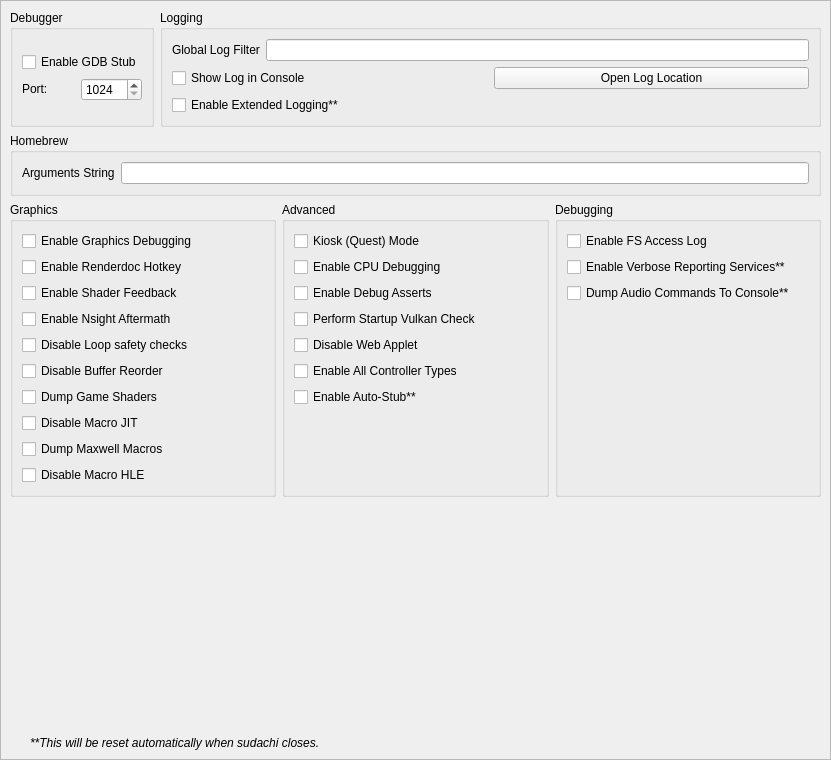
<?xml version="1.0" encoding="UTF-8"?>
<ui version="4.0">
 <class>ConfigureDebug</class>
 <widget class="QScrollArea" name="ConfigureDebug">
  <property name="geometry">
   <rect>
    <x>0</x>
    <y>0</y>
    <width>831</width>
    <height>760</height>
   </rect>
  </property>
  <property name="widgetResizable">
   <bool>true</bool>
  </property>
  <widget class="QWidget" name="widget">
   <property name="geometry">
    <rect>
     <x>0</x>
     <y>0</y>
     <width>842</width>
     <height>741</height>
    </rect>
   </property>
   <layout class="QVBoxLayout" name="verticalLayout_1">
    <item>
     <layout class="QHBoxLayout" name="horizontalLayout">
      <property name="topMargin">
       <number>0</number>
      </property>
      <item>
       <widget class="QGroupBox" name="groupBox">
        <property name="sizePolicy">
         <sizepolicy hsizetype="Preferred" vsizetype="Preferred">
          <horstretch>0</horstretch>
          <verstretch>0</verstretch>
         </sizepolicy>
        </property>
        <property name="title">
         <string>Debugger</string>
        </property>
        <property name="alignment">
         <set>Qt::AlignLeading|Qt::AlignLeft|Qt::AlignTop</set>
        </property>
        <property name="flat">
         <bool>false</bool>
        </property>
        <property name="checkable">
         <bool>false</bool>
        </property>
        <layout class="QVBoxLayout" name="verticalLayout_3">
         <item>
          <widget class="QWidget" name="debug_widget" native="true">
           <property name="sizePolicy">
            <sizepolicy hsizetype="Preferred" vsizetype="Maximum">
             <horstretch>0</horstretch>
             <verstretch>0</verstretch>
            </sizepolicy>
           </property>
           <layout class="QVBoxLayout" name="verticalLayout">
            <property name="sizeConstraint">
             <enum>QLayout::SetDefaultConstraint</enum>
            </property>
            <property name="leftMargin">
             <number>0</number>
            </property>
            <property name="topMargin">
             <number>0</number>
            </property>
            <property name="rightMargin">
             <number>0</number>
            </property>
            <property name="bottomMargin">
             <number>0</number>
            </property>
            <item>
             <widget class="QCheckBox" name="toggle_gdbstub">
              <property name="sizePolicy">
               <sizepolicy hsizetype="Maximum" vsizetype="Maximum">
                <horstretch>0</horstretch>
                <verstretch>0</verstretch>
               </sizepolicy>
              </property>
              <property name="text">
               <string>Enable GDB Stub</string>
              </property>
             </widget>
            </item>
            <item>
             <widget class="QWidget" name="horizontalWidget_3" native="true">
              <property name="sizePolicy">
               <sizepolicy hsizetype="Preferred" vsizetype="Maximum">
                <horstretch>0</horstretch>
                <verstretch>0</verstretch>
               </sizepolicy>
              </property>
              <layout class="QHBoxLayout" name="horizontalLayout_3">
               <property name="leftMargin">
                <number>0</number>
               </property>
               <property name="topMargin">
                <number>0</number>
               </property>
               <property name="rightMargin">
                <number>0</number>
               </property>
               <property name="bottomMargin">
                <number>0</number>
               </property>
               <item>
                <widget class="QLabel" name="label_11">
                 <property name="sizePolicy">
                  <sizepolicy hsizetype="Minimum" vsizetype="Maximum">
                   <horstretch>0</horstretch>
                   <verstretch>0</verstretch>
                  </sizepolicy>
                 </property>
                 <property name="text">
                  <string>Port:</string>
                 </property>
                </widget>
               </item>
               <item>
                <widget class="QSpinBox" name="gdbport_spinbox">
                 <property name="sizePolicy">
                  <sizepolicy hsizetype="Preferred" vsizetype="Maximum">
                   <horstretch>0</horstretch>
                   <verstretch>0</verstretch>
                  </sizepolicy>
                 </property>
                 <property name="minimum">
                  <number>1024</number>
                 </property>
                 <property name="maximum">
                  <number>65535</number>
                 </property>
                </widget>
               </item>
              </layout>
             </widget>
            </item>
           </layout>
          </widget>
         </item>
        </layout>
       </widget>
      </item>
      <item>
       <widget class="QGroupBox" name="groupBox_2">
        <property name="sizePolicy">
         <sizepolicy hsizetype="Expanding" vsizetype="Preferred">
          <horstretch>0</horstretch>
          <verstretch>0</verstretch>
         </sizepolicy>
        </property>
        <property name="title">
         <string>Logging</string>
        </property>
        <layout class="QGridLayout" name="gridLayout_1">
         <item row="1" column="1">
          <widget class="QPushButton" name="open_log_button">
           <property name="text">
            <string>Open Log Location</string>
           </property>
          </widget>
         </item>
         <item row="0" column="0" colspan="2">
          <widget class="QWidget" name="logging_widget" native="true">
           <property name="sizePolicy">
            <sizepolicy hsizetype="Preferred" vsizetype="Maximum">
             <horstretch>0</horstretch>
             <verstretch>0</verstretch>
            </sizepolicy>
           </property>
           <layout class="QHBoxLayout" name="horizontalLayout_1">
            <property name="leftMargin">
             <number>0</number>
            </property>
            <property name="topMargin">
             <number>0</number>
            </property>
            <property name="rightMargin">
             <number>0</number>
            </property>
            <property name="bottomMargin">
             <number>0</number>
            </property>
            <item>
             <widget class="QLabel" name="label_1">
              <property name="sizePolicy">
               <sizepolicy hsizetype="Preferred" vsizetype="Preferred">
                <horstretch>0</horstretch>
                <verstretch>0</verstretch>
               </sizepolicy>
              </property>
              <property name="text">
               <string>Global Log Filter</string>
              </property>
             </widget>
            </item>
            <item>
             <widget class="QLineEdit" name="log_filter_edit"/>
            </item>
           </layout>
          </widget>
         </item>
         <item row="2" column="0">
          <widget class="QCheckBox" name="extended_logging">
           <property name="enabled">
            <bool>true</bool>
           </property>
           <property name="toolTip">
            <string>When checked, the max size of the log increases from 100 MB to 1 GB</string>
           </property>
           <property name="text">
            <string>Enable Extended Logging**</string>
           </property>
          </widget>
         </item>
         <item row="1" column="0">
          <widget class="QCheckBox" name="toggle_console">
           <property name="text">
            <string>Show Log in Console</string>
           </property>
          </widget>
         </item>
        </layout>
       </widget>
      </item>
     </layout>
    </item>
    <item>
     <widget class="QGroupBox" name="groupBox_3">
      <property name="title">
       <string>Homebrew</string>
      </property>
      <layout class="QVBoxLayout" name="verticalLayout_5">
       <item>
        <layout class="QHBoxLayout" name="horizontalLayout_4">
         <item>
          <widget class="QLabel" name="label_3">
           <property name="text">
            <string>Arguments String</string>
           </property>
          </widget>
         </item>
         <item>
          <widget class="QLineEdit" name="homebrew_args_edit"/>
         </item>
        </layout>
       </item>
      </layout>
     </widget>
    </item>
    <item>
     <layout class="QHBoxLayout" name="horizontalLayout_2">
      <item>
       <widget class="QGroupBox" name="groupBox_4">
        <property name="title">
         <string>Graphics</string>
        </property>
        <layout class="QGridLayout" name="gridLayout_2">
         <item row="4" column="0">
          <widget class="QCheckBox" name="disable_loop_safety_checks">
           <property name="toolTip">
            <string>When checked, it executes shaders without loop logic changes</string>
           </property>
           <property name="text">
            <string>Disable Loop safety checks</string>
           </property>
          </widget>
         </item>
         <item row="8" column="0">
          <widget class="QCheckBox" name="dump_macros">
           <property name="enabled">
            <bool>true</bool>
           </property>
           <property name="toolTip">
            <string>When checked, it will dump all the macro programs of the GPU</string>
           </property>
           <property name="text">
            <string>Dump Maxwell Macros</string>
           </property>
          </widget>
         </item>
         <item row="3" column="0">
          <widget class="QCheckBox" name="enable_nsight_aftermath">
           <property name="toolTip">
            <string>When checked, it enables Nsight Aftermath crash dumps</string>
           </property>
           <property name="text">
            <string>Enable Nsight Aftermath</string>
           </property>
          </widget>
         </item>
         <item row="6" column="0">
          <widget class="QCheckBox" name="dump_shaders">
           <property name="enabled">
            <bool>true</bool>
           </property>
           <property name="toolTip">
            <string>When checked, it will dump all the original assembler shaders from the disk shader cache or game as found</string>
           </property>
           <property name="text">
            <string>Dump Game Shaders</string>
           </property>
          </widget>
         </item>
         <item row="1" column="0">
          <widget class="QCheckBox" name="enable_renderdoc_hotkey">
           <property name="text">
            <string>Enable Renderdoc Hotkey</string>
           </property>
          </widget>
         </item>
         <item row="7" column="0">
          <widget class="QCheckBox" name="disable_macro_jit">
           <property name="enabled">
            <bool>true</bool>
           </property>
           <property name="toolTip">
            <string>When checked, it disables the macro Just In Time compiler. Enabling this makes games run slower</string>
           </property>
           <property name="text">
            <string>Disable Macro JIT</string>
           </property>
          </widget>
         </item>
         <item row="9" column="0">
          <widget class="QCheckBox" name="disable_macro_hle">
           <property name="enabled">
            <bool>true</bool>
           </property>
           <property name="toolTip">
            <string>When checked, it disables the macro HLE functions. Enabling this makes games run slower</string>
           </property>
           <property name="text">
            <string>Disable Macro HLE</string>
           </property>
          </widget>
         </item>
         <item row="0" column="0">
          <widget class="QCheckBox" name="enable_graphics_debugging">
           <property name="enabled">
            <bool>true</bool>
           </property>
           <property name="toolTip">
            <string>When checked, the graphics API enters a slower debugging mode</string>
           </property>
           <property name="text">
            <string>Enable Graphics Debugging</string>
           </property>
          </widget>
         </item>
         <item row="10" column="0">
          <spacer name="verticalSpacer_5">
           <property name="orientation">
            <enum>Qt::Vertical</enum>
           </property>
           <property name="sizeType">
            <enum>QSizePolicy::Preferred</enum>
           </property>
           <property name="sizeHint" stdset="0">
            <size>
             <width>20</width>
             <height>0</height>
            </size>
           </property>
          </spacer>
         </item>
         <item row="2" column="0">
          <widget class="QCheckBox" name="enable_shader_feedback">
           <property name="toolTip">
            <string>When checked, sudachi will log statistics about the compiled pipeline cache</string>
           </property>
           <property name="text">
            <string>Enable Shader Feedback</string>
           </property>
          </widget>
         </item>
         <item row="5" column="0">
          <widget class="QCheckBox" name="disable_buffer_reorder">
           <property name="toolTip">
            <string>&lt;html&gt;&lt;head/&gt;&lt;body&gt;&lt;p&gt;When checked, disables reordering of mapped memory uploads which allows to associate uploads with specific draws. May reduce performance in some cases.&lt;/p&gt;&lt;/body&gt;&lt;/html&gt;</string>
           </property>
           <property name="text">
            <string>Disable Buffer Reorder</string>
           </property>
          </widget>
         </item>
        </layout>
       </widget>
      </item>
      <item>
       <widget class="QGroupBox" name="groupBox_6">
        <property name="title">
         <string>Advanced</string>
        </property>
        <layout class="QGridLayout" name="gridLayout_4">
         <item row="3" column="0">
          <widget class="QCheckBox" name="perform_vulkan_check">
           <property name="toolTip">
            <string>Enables sudachi to check for a working Vulkan environment when the program starts up. Disable this if this is causing issues with external programs seeing sudachi.</string>
           </property>
           <property name="text">
            <string>Perform Startup Vulkan Check</string>
           </property>
          </widget>
         </item>
         <item row="4" column="0">
          <widget class="QCheckBox" name="disable_web_applet">
           <property name="text">
            <string>Disable Web Applet</string>
           </property>
          </widget>
         </item>
         <item row="5" column="0">
          <widget class="QCheckBox" name="enable_all_controllers">
           <property name="text">
            <string>Enable All Controller Types</string>
           </property>
          </widget>
         </item>
         <item row="6" column="0">
          <widget class="QCheckBox" name="use_auto_stub">
           <property name="text">
            <string>Enable Auto-Stub**</string>
           </property>
          </widget>
         </item>
         <item row="0" column="0">
          <widget class="QCheckBox" name="quest_flag">
           <property name="text">
            <string>Kiosk (Quest) Mode</string>
           </property>
          </widget>
         </item>
         <item row="1" column="0">
          <widget class="QCheckBox" name="enable_cpu_debugging">
           <property name="text">
            <string>Enable CPU Debugging</string>
           </property>
          </widget>
         </item>
         <item row="2" column="0">
          <widget class="QCheckBox" name="use_debug_asserts">
           <property name="text">
            <string>Enable Debug Asserts</string>
           </property>
          </widget>
         </item>
         <item row="7" column="0">
          <spacer name="verticalSpacer_4">
           <property name="orientation">
            <enum>Qt::Vertical</enum>
           </property>
           <property name="sizeType">
            <enum>QSizePolicy::Expanding</enum>
           </property>
           <property name="sizeHint" stdset="0">
            <size>
             <width>20</width>
             <height>0</height>
            </size>
           </property>
          </spacer>
         </item>
        </layout>
       </widget>
      </item>
      <item>
       <widget class="QGroupBox" name="groupBox_5">
        <property name="title">
         <string>Debugging</string>
        </property>
        <layout class="QGridLayout" name="gridLayout_3">
         <item row="0" column="0">
          <widget class="QCheckBox" name="fs_access_log">
           <property name="text">
            <string>Enable FS Access Log</string>
           </property>
          </widget>
         </item>
         <item row="3" column="0">
          <widget class="QCheckBox" name="dump_audio_commands">
           <property name="toolTip">
            <string>Enable this to output the latest generated audio command list to the console. Only affects games using the audio renderer.</string>
           </property>
           <property name="text">
            <string>Dump Audio Commands To Console**</string>
           </property>
          </widget>
         </item>
         <item row="2" column="0">
          <widget class="QCheckBox" name="reporting_services">
           <property name="text">
            <string>Enable Verbose Reporting Services**</string>
           </property>
          </widget>
         </item>
         <item row="5" column="0">
          <spacer name="verticalSpacer_3">
           <property name="orientation">
            <enum>Qt::Vertical</enum>
           </property>
           <property name="sizeType">
            <enum>QSizePolicy::Expanding</enum>
           </property>
           <property name="sizeHint" stdset="0">
            <size>
             <width>20</width>
             <height>0</height>
            </size>
           </property>
          </spacer>
         </item>
        </layout>
       </widget>
      </item>
     </layout>
    </item>
    <item>
     <spacer name="verticalSpacer">
      <property name="orientation">
       <enum>Qt::Vertical</enum>
      </property>
      <property name="sizeHint" stdset="0">
       <size>
        <width>20</width>
        <height>0</height>
       </size>
      </property>
     </spacer>
    </item>
    <item>
     <widget class="QLabel" name="label_5">
      <property name="sizePolicy">
       <sizepolicy hsizetype="Expanding" vsizetype="Preferred">
        <horstretch>0</horstretch>
        <verstretch>0</verstretch>
       </sizepolicy>
      </property>
      <property name="font">
       <font>
        <italic>true</italic>
       </font>
      </property>
      <property name="text">
       <string>**This will be reset automatically when sudachi closes.</string>
      </property>
      <property name="indent">
       <number>20</number>
      </property>
     </widget>
    </item>
   </layout>
  </widget>
 </widget>
 <tabstops>
  <tabstop>log_filter_edit</tabstop>
  <tabstop>toggle_console</tabstop>
  <tabstop>extended_logging</tabstop>
  <tabstop>open_log_button</tabstop>
  <tabstop>homebrew_args_edit</tabstop>
  <tabstop>enable_graphics_debugging</tabstop>
  <tabstop>enable_shader_feedback</tabstop>
  <tabstop>enable_nsight_aftermath</tabstop>
  <tabstop>fs_access_log</tabstop>
  <tabstop>reporting_services</tabstop>
  <tabstop>quest_flag</tabstop>
  <tabstop>enable_cpu_debugging</tabstop>
  <tabstop>use_debug_asserts</tabstop>
 </tabstops>
 <resources/>
 <connections/>
</ui>
